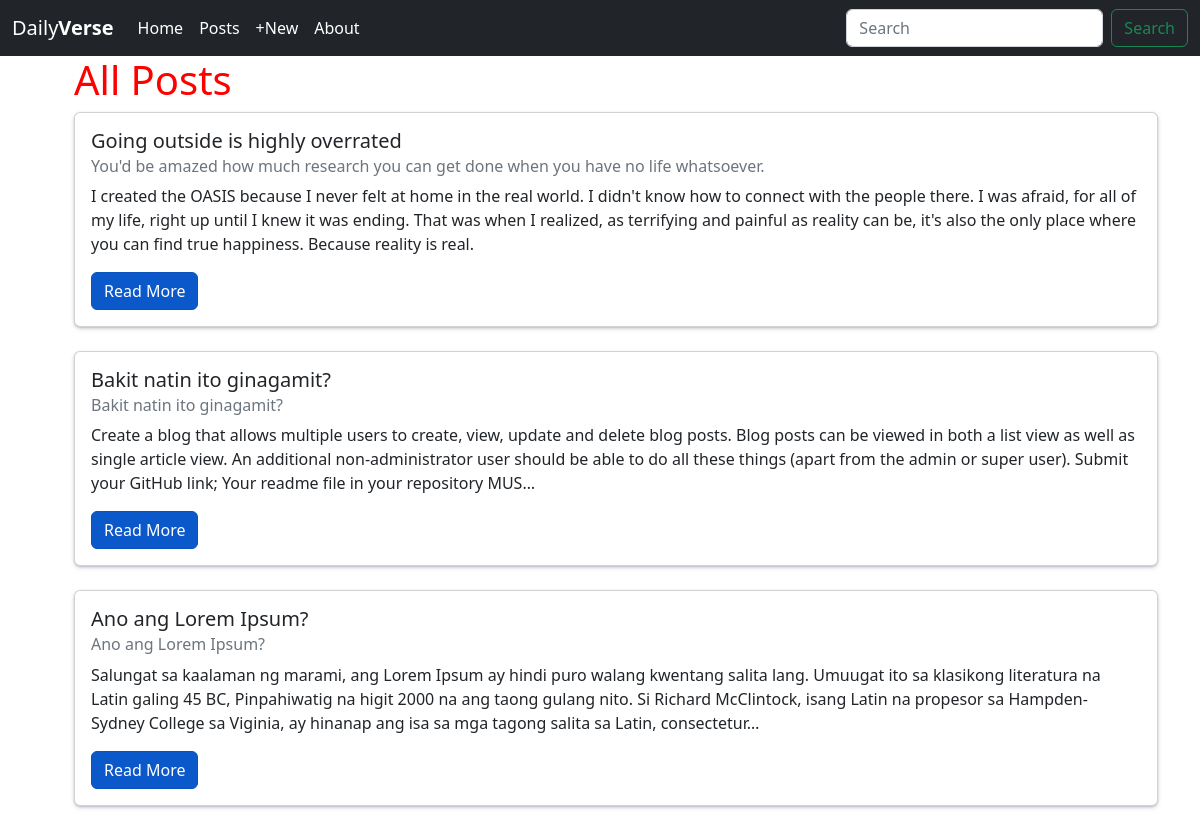
/posts/, run on an earlier commit of the app's database.
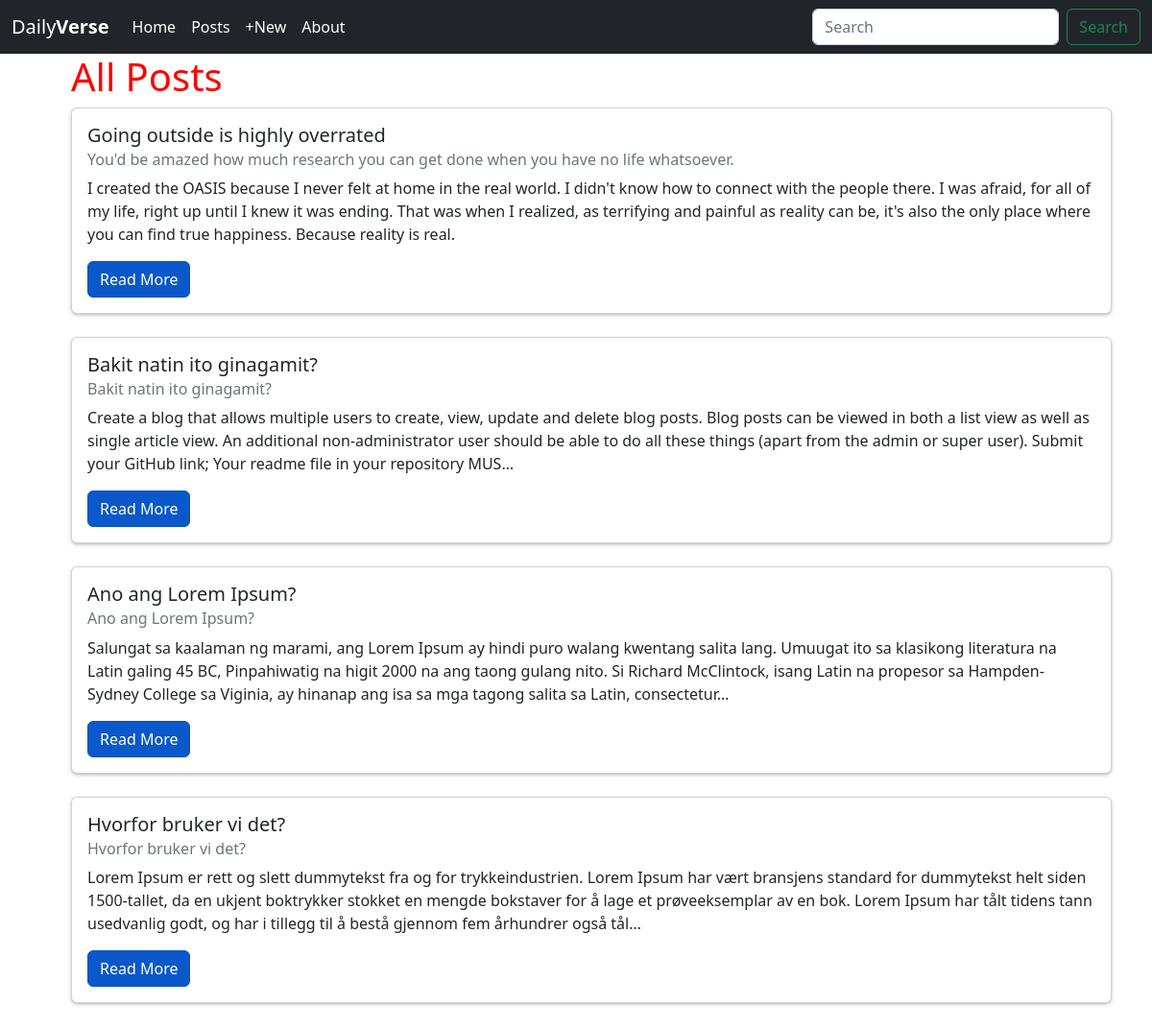
And on a later commit of the database.
### posts/models.py (models this page shows, shortened)
class Post(models.Model):
    title = models.CharField(max_length=256)
    subtitle = models.CharField(max_length=256)
    author = models.ForeignKey(
        get_user_model(),
        on_delete=models.CASCADE
    )
    body = models.TextField()
    created_on = models.DateTimeField(auto_now_add=True)

### posts/views.py (the view)
# urls.py: path('', PostListView.as_view(), name='list'),
class PostListView(ListView):
    template_name = "posts/list.html"
    model = Post

### templates/posts/list.html (shortened to what this page needs)
{% extends 'base.html' %}
{% block content %}
    <ul>
        <h1>All Posts</h1>
        {% for post in post_list %}
        <div class="card box">
            <div class="card-body">
              <h5 class="card-title">{{ post.title }}</h5>
              <h6 class="card-subtitle mb-2 text-muted">{{ post.subtitle }}</h6>
              <p class="card-text">{{ post.body|truncatechars:350 }}</p>
              <a href="{% url 'detail' post.id %}" class="card-link btn btn-primary btn-md active">Read More</a>
            </div>
        </div>
        <br />
    {% endfor %}
    </ul>
{% endblock content %}

What changed in the data, as far as the page shows it:
added Post: title "Hvorfor bruker vi det?", subtitle "Hvorfor bruker vi det?", body "Lorem Ipsum er rett og slett dummytekst fra og for trykkeindustrien. Lorem Ipsum har vært bransjens standard for dummytekst helt siden 1500-tallet, da en ukjent boktrykker stokket en mengde bokstaver for å lage et prøveeksemplar av en bok. Lorem Ipsum har tålt tidens tann usedvanlig godt, og har i tillegg til å bestå gjennom fem århundrer også tål…"
